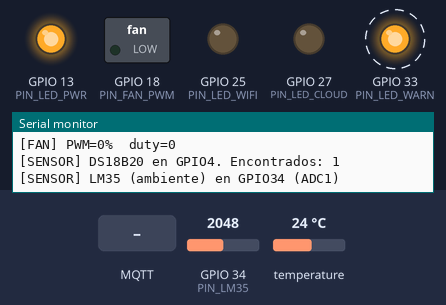
Recording of a sketch running on a simulated ESP32. On the bench: switched loads named in the sketch (green lamp = pin HIGH), output pins drawn as LEDs (lit = HIGH), the last lines printed to the serial monitor. Dashed ring = blinking. Inputs (shaded band) come from the test bench; at power-on: temperature 24 °C, GPIO 34 (PIN_LM35) = 2048 (analog values on the 0–4095 scale). WiFi joins after 1.5 s; servers stay silent unless stated; no MQTT or app messages arrive unless stated.

Above: at 2.39 s.
2.4 s: temperature set to 19 °C
At 3.5 s:
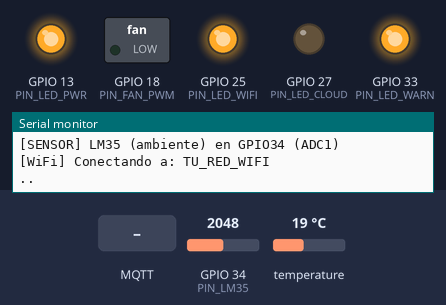
5.9 s: temperature set to 19.5 °C
At 7.8 s:
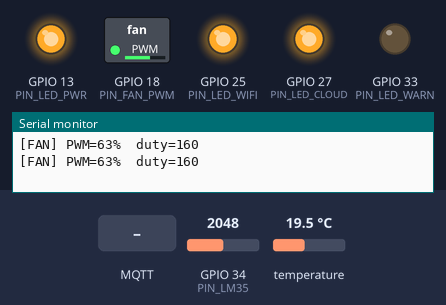
8.1 s: temperature set to 20.7 °C
At 8.9 s:
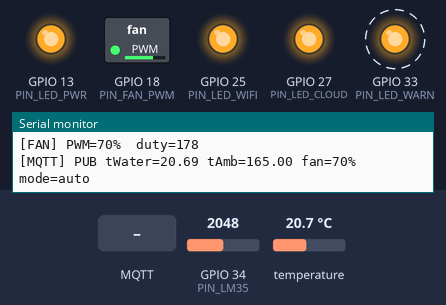
12.2 s: temperature set to 21.5 °C
At 13.7 s:
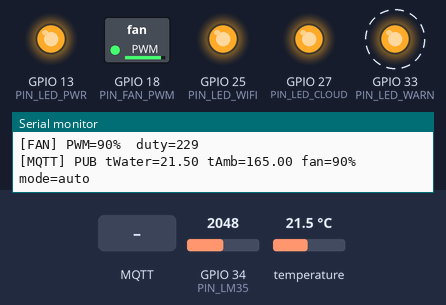
16.1 s: MQTT message "auto" arrives on the first subscribed topic
17.7 s: MQTT message "manual" arrives on the first subscribed topic
Timing chart, 0 to 20.3 s (numbered marks = the images above; inputs shaded):
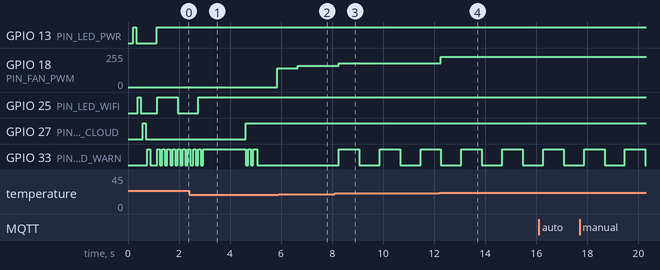

The sketch:

iot_temp_fan_amb.ino
```cpp
// ProyectoFinal-IoT  Integrantes: Hernández Cuéllar Mauricio y Pacheco Morales Ramiro  Grupo:6CM3
// ============================================================================
//  Firmware  iot_temp_fan_amb  (ESP32)  —  Nodo Publicador/Suscriptor MQTT
//
//  Perfil de hardware:
//    - Temperatura del agua  : DS18B20 waterproof (digital OneWire)
//    - Temperatura ambiente  : LM35 (analógico)
//    - Actuador              : ventilador PWM de 4 pines (enfriamiento)
//    - 4 LEDs de estado      : encendido, WiFi, Cloud/MQTT, alerta temp
//
//  Roles MQTT que cumple este nodo:
//    PUBLISHER  -> publica telemetría de los sensores (temperatura).
//    SUBSCRIBER -> recibe comandos y acciona el ventilador (actuador).
//
//  CONFIGURACIÓN SENCILLA:
//    El SSID y la contraseña del WiFi se escriben directamente en el BLOQUE DE
//    CONFIGURACIÓN de abajo y se compilan dentro del firmware. No hay
//    provisioning por BLE ni almacenamiento en NVS.
//
//  Toda la lógica de tiempo usa millis() (no-bloqueante). Solo se usa delay()
//  dentro de setup() y en los reinicios controlados.
//
//  Máquina de estados:  WIFI_CONNECTING -> MQTT_CONNECTING -> OPERATIONAL
//
//  ── MAPA DE PINES ───────────────────────────────────────────────────────────
//    Función                         | GPIO ESP32   | Tipo
//    --------------------------------+--------------+----------
//    DS18B20 agua (OneWire)          | GPIO 4       | digital + pull-up 4.7kΩ
//    LM35 temperatura ambiente       | GPIO 34      | ADC1 (input-only)
//    Ventilador PWM (señal control)  | GPIO 18      | LEDC PWM
//    LED encendido (siempre ON)      | GPIO 13      | salida
//    LED WiFi                        | GPIO 25      | salida
//    LED Cloud/MQTT                  | GPIO 27      | salida
//    LED alerta temperatura          | GPIO 33      | salida
//
//  Árbol de tópicos MQTT (derivado de DEVICE_ID en runtime):
//    escom/iot/6cm3/{DEVICE_ID}/telemetry   (device -> nube)   QoS 0
//    escom/iot/6cm3/{DEVICE_ID}/status      (heartbeat / LWT, retained)
//    escom/iot/6cm3/{DEVICE_ID}/cmd/#       (nube -> device)   QoS 1
//
//  Librerías: WiFi.h, WiFiClientSecure.h (core ESP32 v3.x), PubSubClient,
//             ArduinoJson v7+, OneWire, DallasTemperature.
//  Placa: "ESP32 Dev Module"  ·  Monitor serie: 115200 baudios
// ============================================================================

#include <Arduino.h>
#include <WiFi.h>
#include <WiFiClientSecure.h>
#include <PubSubClient.h>
#include <ArduinoJson.h>
#include <OneWire.h>
#include <DallasTemperature.h>

// ╔══════════════════════════════════════════════════════════════════════════╗
// ║  BLOQUE DE CONFIGURACIÓN — lo ÚNICO que cambia entre unidades            ║
// ╚══════════════════════════════════════════════════════════════════════════╝

// --- Identidad del dispositivo (único por unidad) ---------------------------
static const char* DEVICE_ID  = "node1";                 // <-- CAMBIAR por unidad
static const char* HW_MODEL   = "iot_temp_fan_amb_v1";
static const char* FW_VERSION = "1.0.0";

// --- Base del árbol de tópicos (alinear con el dashboard web) ----------------
static const char* TOPIC_ROOT = "escom/iot/6cm3";

// --- Red WiFi (se compila dentro del firmware) ------------------------------
static const char* WIFI_SSID = "TU_RED_WIFI";            // <-- CAMBIAR
static const char* WIFI_PASS = "TU_PASSWORD_WIFI";       // <-- CAMBIAR

// --- MQTT (broker en la nube, TLS 8883) -------------------------------------
//  Rellena con las credenciales de tu broker MQTT (HiveMQ Cloud).
//  NO subas credenciales reales al repositorio.
static const char*    MQTT_HOST = "TU_BROKER.s1.eu.hivemq.cloud"; // <-- CAMBIAR
static const uint16_t MQTT_PORT = 8883;
static const char*    MQTT_USER = "CAMBIAR_USUARIO";     // <-- credencial por unidad
static const char*    MQTT_PASS = "CAMBIAR_PASSWORD";    // <-- credencial por unidad

// --- Rangos de temperatura del agua por defecto (°C) ------------------------
static float idealMin  = 15.0f;
static float idealMax  = 17.0f;
static float warnTemp  = 20.0f;
static float highTemp  = 21.0f;
static float emergTemp = 23.0f;

// ╔══════════════════════════════════════════════════════════════════════════╗
// ║  FIN DEL BLOQUE DE CONFIGURACIÓN — debajo de aquí es código compartido     ║
// ╚══════════════════════════════════════════════════════════════════════════╝

static const float ABS_MIN_TEMP = 5.0f;
static const float ABS_MAX_TEMP = 35.0f;

// --- Pines de hardware (fijos para el perfil iot_temp_fan_amb) ---------------
static const uint8_t PIN_ONEWIRE  = 4;    // DS18B20 agua (pull-up 4.7 kΩ a 3V3)
static const uint8_t PIN_LM35     = 34;   // LM35 ambiente (ADC1, input-only)
static const uint8_t PIN_FAN_PWM  = 18;   // Ventilador PWM 4-pin (señal control)

// LEDs de estado (ánodo -> GPIO, cátodo -> R 220-330Ω -> GND)
static const uint8_t PIN_LED_PWR   = 13;  // Encendido (siempre ON)
static const uint8_t PIN_LED_WIFI  = 25;  // WiFi  (lento=conectando, fijo=OK)
static const uint8_t PIN_LED_CLOUD = 27;  // MQTT  (medio=conectando, fijo=online)
static const uint8_t PIN_LED_WARN  = 33;  // Temp  (100ms=error,300ms=alta,fijo=emerg)

// PWM ventilador — ESP32 Arduino Core v3.x
static const uint32_t LEDC_FREQ = 25000;  // 25 kHz (fans PWM 4-pin)
static const uint8_t  LEDC_BITS = 8;      // 0-255

// ADC
static const uint8_t  ADC_SAMPLES = 16;   // promedio de lecturas por muestra

// Tiempos
static const uint32_t TELEMETRY_INTERVAL_MS   = 2000;
static const uint16_t SENSOR_READ_INTERVAL_MS = 800;
static const uint32_t WIFI_CONNECT_TIMEOUT_MS = 20000;
static const uint32_t WIFI_RETRY_MS           = 3000;
static const uint32_t MQTT_RECONNECT_MS       = 5000;

// ============================================================================
// Topics MQTT — se construyen en runtime a partir de DEVICE_ID
// ============================================================================
static String TOPIC_STATUS, TOPIC_TELEMETRY, TOPIC_ACK;
static String TOPIC_CMD_MODE, TOPIC_CMD_PWR, TOPIC_CMD_PWM, TOPIC_CMD_CFG;
static String TOPIC_CMD_STAT, TOPIC_CMD_REBOOT;

static void buildTopics() {
  String base        = String(TOPIC_ROOT) + "/" + DEVICE_ID;
  TOPIC_STATUS       = base + "/status";
  TOPIC_TELEMETRY    = base + "/telemetry";
  TOPIC_ACK          = base + "/cmd/config/ack";
  TOPIC_CMD_MODE     = base + "/cmd/mode";
  TOPIC_CMD_PWR      = base + "/cmd/manual/power";
  TOPIC_CMD_PWM      = base + "/cmd/manual/pwm";
  TOPIC_CMD_CFG      = base + "/cmd/config";
  TOPIC_CMD_STAT     = base + "/cmd/status";
  TOPIC_CMD_REBOOT   = base + "/cmd/reboot";
}

// ============================================================================
// Estado global
// ============================================================================
enum class AppState { WIFI_CONNECTING, MQTT_CONNECTING, OPERATIONAL };

static AppState appState = AppState::WIFI_CONNECTING;

static bool    mqttConnected = false;
static bool    modeAuto      = true;
static bool    fanOn         = false;
static uint8_t fanPercent    = 0;
static float   tWater        = -127.0f;   // °C agua (DS18B20)
static float   tAmbient      = -127.0f;   // °C ambiente (LM35)
static String  lastErr       = "";

static uint32_t lastTelemetryMs = 0;
static uint32_t lastSensorMs    = 0;
static uint32_t lastMqttTryMs   = 0;
static uint32_t lastWifiTryMs   = 0;

// ============================================================================
// Hardware
// ============================================================================
static OneWire           oneWire(PIN_ONEWIRE);
static DallasTemperature tempSensor(&oneWire);
static WiFiClientSecure  wifiSecure;
static PubSubClient      mqttClient(wifiSecure);

// ============================================================================
// WiFi
// ============================================================================
static bool connectWifi() {
  Serial.printf("[WiFi] Conectando a: %s\n", WIFI_SSID);
  WiFi.mode(WIFI_STA);
  WiFi.begin(WIFI_SSID, WIFI_PASS);
  uint32_t t0 = millis();
  while (WiFi.status() != WL_CONNECTED) {
    if (millis() - t0 > WIFI_CONNECT_TIMEOUT_MS) {
      WiFi.disconnect(true); Serial.println("[WiFi] Timeout"); return false;
    }
    delay(200); Serial.print(".");
  }
  Serial.printf("\n[WiFi] Conectado. IP: %s  RSSI: %d dBm\n",
                WiFi.localIP().toString().c_str(), WiFi.RSSI());
  return true;
}

// ============================================================================
// Lectura de sensores
// ============================================================================
// Promedio de milivolts calibrados por hardware (curva de fábrica del eFuse).
static float readAvgMilliVolts(uint8_t pin) {
  uint32_t acc = 0;
  for (uint8_t i = 0; i < ADC_SAMPLES; i++) { acc += analogReadMilliVolts(pin); delay(2); }
  return (float)acc / ADC_SAMPLES;
}

// LM35: 10 mV/°C lineal desde 0 °C.
static float readAmbientLM35() {
  float mv = readAvgMilliVolts(PIN_LM35);
  return mv / 10.0f;
}

// ============================================================================
// Actuador: control del ventilador
// ============================================================================
static void setFanPwm(uint8_t pct) {
  fanPercent = constrain(pct, 0, 100);
  uint32_t duty = (uint32_t)fanPercent * 255 / 100;
  ledcWrite(PIN_FAN_PWM, duty);
  fanOn = (fanPercent > 0);
  Serial.printf("[FAN] PWM=%d%%  duty=%lu\n", fanPercent, duty);
}

// ============================================================================
// MQTT — mensajes entrantes (acciona el actuador / cambia config)
// ============================================================================
static void onMqttMessage(char* topic, byte* payload, unsigned int len) {
  String t(topic);
  String msg; msg.reserve(len);
  for (unsigned int i = 0; i < len; i++) msg += (char)payload[i];
  Serial.printf("[MQTT] RX %s -> %s\n", topic, msg.c_str());

  if (t == TOPIC_CMD_MODE) {
    JsonDocument doc;
    if (deserializeJson(doc, msg) == DeserializationError::Ok) {
      String m = doc["mode"] | "";
      if (m == "auto")   { modeAuto = true;  Serial.println("[MODE] Auto"); }
      if (m == "manual") { modeAuto = false; Serial.println("[MODE] Manual"); }
    }
    return;
  }
  if (t == TOPIC_CMD_PWR) {
    JsonDocument doc;
    if (deserializeJson(doc, msg) == DeserializationError::Ok) {
      bool on = doc["power"] | false;
      if (!modeAuto) setFanPwm(on ? 100 : 0);
    }
    return;
  }
  if (t == TOPIC_CMD_PWM) {
    JsonDocument doc;
    if (deserializeJson(doc, msg) == DeserializationError::Ok) {
      int pct = doc["pwm"] | 0;
      if (!modeAuto) setFanPwm((uint8_t)constrain(pct, 0, 100));
    }
    return;
  }
  if (t == TOPIC_CMD_CFG) {
    JsonDocument doc;
    if (deserializeJson(doc, msg) == DeserializationError::Ok) {
      if (doc["idealMin"].is<float>())  { float v = doc["idealMin"];  if (v >= ABS_MIN_TEMP && v <= ABS_MAX_TEMP) idealMin = v; }
      if (doc["idealMax"].is<float>())  { float v = doc["idealMax"];  if (v >= ABS_MIN_TEMP && v <= ABS_MAX_TEMP) idealMax = v; }
      if (doc["warn"].is<float>())      { float v = doc["warn"];      if (v >= ABS_MIN_TEMP && v <= ABS_MAX_TEMP) warnTemp = v; }
      if (doc["high"].is<float>())      { float v = doc["high"];      if (v >= ABS_MIN_TEMP && v <= ABS_MAX_TEMP) highTemp = v; }
      if (doc["emergency"].is<float>()) { float v = doc["emergency"]; if (v >= ABS_MIN_TEMP && v <= ABS_MAX_TEMP) emergTemp = v; }
      Serial.printf("[CFG] %.1f-%.1f warn=%.1f high=%.1f emerg=%.1f\n",
                    idealMin, idealMax, warnTemp, highTemp, emergTemp);
      JsonDocument ack; ack["ok"] = true; ack["idealMin"] = idealMin; ack["idealMax"] = idealMax;
      String ackStr; serializeJson(ack, ackStr);
      mqttClient.publish(TOPIC_ACK.c_str(), ackStr.c_str());
    }
    return;
  }
  if (t == TOPIC_CMD_STAT)   { lastTelemetryMs = 0; return; }
  if (t == TOPIC_CMD_REBOOT) { Serial.println("[CMD] Reboot"); delay(500); ESP.restart(); return; }
}

// ============================================================================
// MQTT — (re)suscripción a comandos
// ============================================================================
static void subscribeCommands() {
  String cmdWild = String(TOPIC_ROOT) + "/" + DEVICE_ID + "/cmd/#";
  bool okSub = mqttClient.subscribe(cmdWild.c_str(), 1);   // wildcard, QoS 1
  // Respaldo explícito por si el wildcard no se acepta.
  mqttClient.subscribe(TOPIC_CMD_MODE.c_str());
  mqttClient.subscribe(TOPIC_CMD_PWR.c_str());
  mqttClient.subscribe(TOPIC_CMD_PWM.c_str());
  mqttClient.subscribe(TOPIC_CMD_CFG.c_str());
  mqttClient.subscribe(TOPIC_CMD_STAT.c_str());
  mqttClient.subscribe(TOPIC_CMD_REBOOT.c_str());
  Serial.printf("[MQTT] SUBSCRIBE %s -> %s\n",
                cmdWild.c_str(), okSub ? "OK (enviado)" : "FALLO buffer");
}

// ============================================================================
// MQTT — conexión
// ============================================================================
static bool connectMqtt() {
  Serial.printf("[MQTT] Conectando a %s:%d ...\n", MQTT_HOST, MQTT_PORT);
  wifiSecure.setInsecure(); // MVP. Producción: setCACert()
  mqttClient.setServer(MQTT_HOST, MQTT_PORT);
  mqttClient.setCallback(onMqttMessage);
  mqttClient.setBufferSize(1024);
  mqttClient.setKeepAlive(30);

  JsonDocument lwt; lwt["deviceId"] = DEVICE_ID; lwt["online"] = false;
  String lwtStr; serializeJson(lwt, lwtStr);
  String clientId = String("iot-") + DEVICE_ID + "-" + String((uint32_t)ESP.getEfuseMac(), HEX);

  if (!mqttClient.connect(clientId.c_str(), MQTT_USER, MQTT_PASS,
                          TOPIC_STATUS.c_str(), 1, true, lwtStr.c_str())) {
    Serial.printf("[MQTT] Fallo: estado=%d\n", mqttClient.state());
    return false;
  }
  Serial.println("[MQTT] Conectado!");
  mqttConnected = true;
  subscribeCommands();

  JsonDocument onlineDoc;
  onlineDoc["deviceId"]  = DEVICE_ID;
  onlineDoc["online"]    = true;
  onlineDoc["ip"]        = WiFi.localIP().toString();
  onlineDoc["fwVersion"] = FW_VERSION;
  String onlineStr; serializeJson(onlineDoc, onlineStr);
  mqttClient.publish(TOPIC_STATUS.c_str(), onlineStr.c_str(), true);
  Serial.println("[MQTT] PUB status online");
  return true;
}

// ============================================================================
// Telemetría (rol PUBLISHER)
// ============================================================================
static void publishTelemetry() {
  String tempStatus = "ok";
  if (tWater >= emergTemp)       tempStatus = "emergency";
  else if (tWater >= highTemp)   tempStatus = "high";
  else if (tWater >= warnTemp)   tempStatus = "warn";
  else if (tWater > idealMax)    tempStatus = "above_ideal";
  else if (tWater < idealMin)    tempStatus = "below_ideal";

  JsonDocument doc;
  doc["deviceId"]      = DEVICE_ID;
  doc["fwVersion"]     = FW_VERSION;
  doc["hwModel"]       = HW_MODEL;
  doc["tWater"]        = serialized(String(tWater, 2));
  doc["tAmbient"]      = serialized(String(tAmbient, 2));
  doc["unit"]          = "C";
  doc["mode"]          = modeAuto ? "auto" : "manual";
  doc["fanOn"]         = fanOn;
  doc["fanPercent"]    = fanPercent;
  doc["tempStatus"]    = tempStatus;
  doc["idealMin"]      = idealMin;
  doc["idealMax"]      = idealMax;
  doc["warn"]          = warnTemp;
  doc["high"]          = highTemp;
  doc["emergency"]     = emergTemp;
  doc["rssi"]          = WiFi.RSSI();
  doc["uptime"]        = millis() / 1000;
  doc["lastErr"]       = lastErr;
  doc["mqttConnected"] = mqttConnected;
  doc["ip"]            = WiFi.localIP().toString();

  String out; serializeJson(doc, out);
  mqttClient.publish(TOPIC_TELEMETRY.c_str(), out.c_str());
  Serial.printf("[MQTT] PUB tWater=%.2f tAmb=%.2f fan=%d%% mode=%s\n",
                tWater, tAmbient, fanPercent, modeAuto ? "auto" : "manual");
}

// ============================================================================
// Lógica automática del ventilador (actuador en modo auto)
// ============================================================================
static void autoControlFan() {
  if (!modeAuto) return;
  if (tWater <= -100.0f) return;
  if (tWater >= emergTemp)      setFanPwm(100);
  else if (tWater >= highTemp)  setFanPwm(90);
  else if (tWater >= warnTemp)  setFanPwm(70);
  else if (tWater > idealMax) {
    float ratio = (tWater - idealMax) / (warnTemp - idealMax);
    uint8_t pct = (uint8_t)(30 + ratio * 40);
    setFanPwm(constrain(pct, 30, 70));
  } else setFanPwm(0);
}

// ============================================================================
// LEDs de estado — 4 LEDs no-bloqueante (millis())
// ============================================================================
static uint32_t _ledWifiBlinkMs = 0, _ledCloudBlinkMs = 0, _ledWarnBlinkMs = 0;
static bool _ledWifiState = false, _ledCloudState = false, _ledWarnState = false;

static void updateLeds() {
  uint32_t now = millis();

  // LED WIFI (GPIO 25)
  if (appState == AppState::WIFI_CONNECTING) {
    if (now - _ledWifiBlinkMs >= 800) {
      _ledWifiBlinkMs = now; _ledWifiState = !_ledWifiState;
      digitalWrite(PIN_LED_WIFI, _ledWifiState ? HIGH : LOW);
    }
  } else if (WiFi.status() == WL_CONNECTED) digitalWrite(PIN_LED_WIFI, HIGH);
  else digitalWrite(PIN_LED_WIFI, LOW);

  // LED CLOUD/MQTT (GPIO 27)
  if (mqttConnected) digitalWrite(PIN_LED_CLOUD, HIGH);
  else if (appState == AppState::MQTT_CONNECTING) {
    if (now - _ledCloudBlinkMs >= 500) {
      _ledCloudBlinkMs = now; _ledCloudState = !_ledCloudState;
      digitalWrite(PIN_LED_CLOUD, _ledCloudState ? HIGH : LOW);
    }
  } else digitalWrite(PIN_LED_CLOUD, LOW);

  // LED WARN temperatura (GPIO 33)
  if (tWater <= -100.0f) {                       // error de sensor -> 100 ms
    if (now - _ledWarnBlinkMs >= 100) {
      _ledWarnBlinkMs = now; _ledWarnState = !_ledWarnState;
      digitalWrite(PIN_LED_WARN, _ledWarnState ? HIGH : LOW);
    }
  } else if (tWater >= emergTemp) digitalWrite(PIN_LED_WARN, HIGH); // emergencia -> fijo
  else if (tWater >= warnTemp) {                 // alta -> 300 ms
    if (now - _ledWarnBlinkMs >= 300) {
      _ledWarnBlinkMs = now; _ledWarnState = !_ledWarnState;
      digitalWrite(PIN_LED_WARN, _ledWarnState ? HIGH : LOW);
    }
  } else { digitalWrite(PIN_LED_WARN, LOW); _ledWarnState = false; }
}

// ============================================================================
// setup()
// ============================================================================
void setup() {
  Serial.begin(115200);
  delay(200);
  buildTopics();
  Serial.printf("\n========================================\n");
  Serial.printf("  ProyectoFinal-IoT | iot_temp_fan_amb | %s | fw %s\n", DEVICE_ID, FW_VERSION);
  Serial.printf("  hw: %s\n", HW_MODEL);
  Serial.printf("========================================\n");

  pinMode(PIN_LED_PWR,   OUTPUT);
  pinMode(PIN_LED_WIFI,  OUTPUT);
  pinMode(PIN_LED_CLOUD, OUTPUT);
  pinMode(PIN_LED_WARN,  OUTPUT);

  // ADC: 12 bits y atenuación 11 dB (rango ~0-3.3V) para el LM35
  analogReadResolution(12);
  analogSetPinAttenuation(PIN_LM35, ADC_11db);

  // Secuencia de arranque de LEDs
  for (uint8_t p : {PIN_LED_PWR, PIN_LED_WIFI, PIN_LED_CLOUD, PIN_LED_WARN}) {
    digitalWrite(p, HIGH); delay(120); digitalWrite(p, LOW); delay(60);
  }
  delay(200);
  digitalWrite(PIN_LED_PWR, HIGH);

  // PWM ventilador
  ledcAttach(PIN_FAN_PWM, LEDC_FREQ, LEDC_BITS);
  setFanPwm(0);

  tempSensor.begin();
  Serial.printf("[SENSOR] DS18B20 en GPIO%d. Encontrados: %d\n",
                PIN_ONEWIRE, tempSensor.getDeviceCount());
  Serial.printf("[SENSOR] LM35 (ambiente) en GPIO%d (ADC1)\n", PIN_LM35);

  appState = AppState::WIFI_CONNECTING;
}

// ============================================================================
// loop()  —  máquina de estados no-bloqueante
// ============================================================================
void loop() {
  updateLeds();

  if (appState == AppState::WIFI_CONNECTING) {
    if (millis() - lastWifiTryMs > WIFI_RETRY_MS) {
      lastWifiTryMs = millis();
      if (connectWifi()) appState = AppState::MQTT_CONNECTING;
      else lastErr = "wifi_fail";
    }
    return;
  }

  if (appState == AppState::MQTT_CONNECTING) {
    if (WiFi.status() != WL_CONNECTED) { appState = AppState::WIFI_CONNECTING; return; }
    if (millis() - lastMqttTryMs > MQTT_RECONNECT_MS) {
      lastMqttTryMs = millis();
      if (connectMqtt()) appState = AppState::OPERATIONAL;
      else lastErr = "mqtt_conn_fail";
    }
    return;
  }

  if (appState == AppState::OPERATIONAL) {
    if (WiFi.status() != WL_CONNECTED) {
      mqttConnected = false; appState = AppState::WIFI_CONNECTING; return;
    }
    if (!mqttClient.connected()) {
      mqttConnected = false; appState = AppState::MQTT_CONNECTING; return;
    }
    mqttClient.loop();

    // Re-suscripción periódica (cada 60 s) como blindaje contra pérdidas.
    static uint32_t lastResubMs = 0;
    if (millis() - lastResubMs > 60000) {
      lastResubMs = millis();
      subscribeCommands();
    }

    if (millis() - lastSensorMs > SENSOR_READ_INTERVAL_MS) {
      lastSensorMs = millis();
      // Agua (DS18B20)
      tempSensor.requestTemperatures();
      float t = tempSensor.getTempCByIndex(0);
      if (t != DEVICE_DISCONNECTED_C && t != 85.0f) { tWater = t; lastErr = ""; }
      else { lastErr = "water_sensor_err"; Serial.println("[SENSOR] Error DS18B20"); }
      // Ambiente (LM35)
      tAmbient = readAmbientLM35();
      // Actuador en modo automático
      autoControlFan();
    }
    if (millis() - lastTelemetryMs > TELEMETRY_INTERVAL_MS) {
      lastTelemetryMs = millis();
      publishTelemetry();
    }
  }
}
```

Measured:
- the behaviour switches between 19.9 and 20 °C on temperature (found by bisection; images 2 and 3)
- the behaviour switches between 20.9 and 21 °C on temperature (found by bisection; images 3 and 4)
- after the input at 2.4 s, GPIO 18 (PIN_FAN_PWM): 0/255 → 141/255 after 3.5 s
- after the input at 5.9 s, GPIO 18 (PIN_FAN_PWM): 141/255 → 159/255 after 0.76 s
- after the input at 8.1 s, GPIO 18 (PIN_FAN_PWM): 159/255 → 177/255 after 0.16 s; GPIO 33 (PIN_LED_WARN): alternates HIGH for 0.80 s and LOW for 0.80 s, starting after 0.16 s
- after the input at 12.2 s, GPIO 18 (PIN_FAN_PWM): 177/255 → 228/255 after 0.06 s
